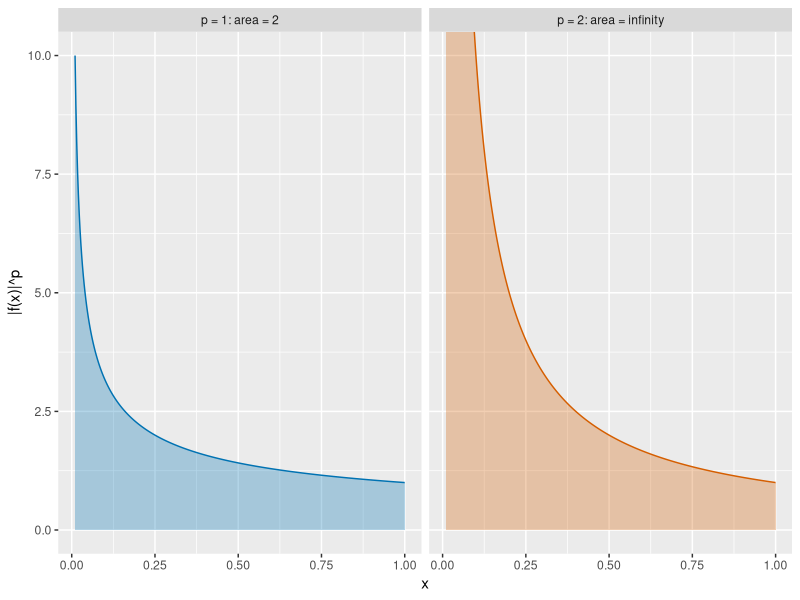

Reproduce this figure in R.
## ---- chunk 1
#| label: lp-space-singularity-r
#| fig-alt: >-
#|   Two side-by-side plots over x from 0 to 1, with the vertical axis cut off
#|   at 10. The left plot, titled p equals 1, shows the curve one over the
#|   square root of x falling steeply from 10 at x of 0.01 to 1 at x of
#|   1, with the area under it shaded blue; the area is 2. The right plot,
#|   titled p equals 2, shows the curve one over x, which rises past 10 at x of 0.1 and
#|   keeps climbing toward x of 0, with the area under it shaded vermilion and running off
#|   the top of the plot, because its area is infinite.
#| fig-height: 3.5
#| fig-width: 7
lpss_x_pf <- seq(0.01, 1, length.out = 400)
lpss_root_pf <- lpss_x_pf^(-1 / 2)
lpss_p1_pf <- tibble::tibble(
  x = lpss_x_pf, y = lpss_root_pf, panel = "p = 1: area = 2"
)
lpss_inv_pf <- 1 / lpss_x_pf
lpss_p2_pf <- tibble::tibble(
  x = lpss_x_pf, y = lpss_inv_pf, panel = "p = 2: area = infinity"
)
lpss_curves_pf <- dplyr::bind_rows(lpss_p1_pf, lpss_p2_pf)
lpss_aes_pf <- ggplot2::aes(x, y, fill = panel, colour = panel)
lpss_colours_pf <- c("#0072B2", "#D55E00")
ggplot2::ggplot(lpss_curves_pf, lpss_aes_pf) +
  ggplot2::geom_area(alpha = 0.3, colour = NA) +
  ggplot2::geom_line() +
  ggplot2::facet_wrap(ggplot2::vars(panel)) +
  ggplot2::scale_fill_manual(values = lpss_colours_pf) +
  ggplot2::scale_colour_manual(values = lpss_colours_pf) +
  ggplot2::coord_cartesian(ylim = c(0, 10)) +
  ggplot2::guides(fill = "none", colour = "none") +
  ggplot2::labs(x = "x", y = "|f(x)|^p")
